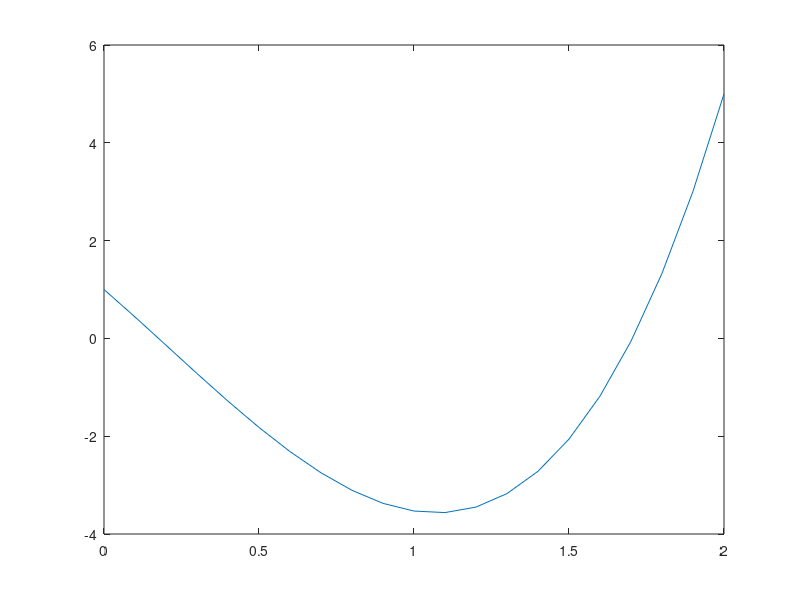

The MATLAB script that drew this image:
% Linear shooting
% Approximate the solution of y"=(-2/x)y'+(2/x^2)y+ sin(lnx)/x^2
% for 1<=x<=2 with y(1)=1 and y(2)=2.

 p = @(x) (x);  
 q = @(x) (-3);
 r = @(x) (3*x); 
 
 a=0; b=2; alpha =1; beta = 5;  n = 20;
   
 fprintf('   x          w\n');
 h = (b-a)/n;
 xT=0:h:2;
 u1 = alpha;
 u2 = 0;
 v1 = 0;
 v2 = 1;
 u = zeros(2,n);
 v = zeros(2,n);
 

 for i = 1 : n 
   x = a+(i-1)*h;
   t = x+0.5*h;
   k11 = h*u2;
   k12 = h*(p(x)*u2+q(x)*u1+r(x));
   k21 = h*(u2+0.5*k12);
   k22 = h*(p(t)*(u2+0.5*k12)+q(t)*(u1+0.5*k11)+r(t));
   k31 = h*(u2+0.5*k22);
   k32 = h*(p(t)*(u2+0.5*k22)+q(t)*(u1+0.5*k21)+r(t));
   t = x+h;
   k41 = h*(u2+k32);
   k42 = h*(p(t)*(u2+k32)+q(t)*(u1+k31)+r(t));
   u1 = u1+(k11+2*(k21+k31)+k41)/6;
   u2 = u2+(k12+2*(k22+k32)+k42)/6;

   k11 = h*v2;
   k12 = h*(p(x)*v2+q(x)*v1);
   t = x+0.5*h;
   k21 = h*(v2+0.5*k12);
   k22 = h*(p(t)*(v2+0.5*k12)+q(t)*(v1+0.5*k11));
   k31 = h*(v2+0.5*k22);
   k32 = h*(p(t)*(v2+0.5*k22)+q(t)*(v1+0.5*k21));
   t = x+h;
   k41 = h*(v2+k32);
   k42 = h*(p(t)*(v2+k32)+q(t)*(v1+k31));
   v1 = v1+(k11+2*(k21+k31)+k41)/6;
   v2 = v2+(k12+2*(k22+k32)+k42)/6;

   u(1,i) = u1;
   u(2,i) = u2;
   v(1,i) = v1;
   v(2,i) = v2;
 end
 
 w1(1) = alpha;
 z = (beta-u(1,n))/v(1,n);
 x = a;
 i = 0;
 fprintf('%5.4f   %11.8f \n', x, w1);
 
 for i = 1 : n 
   x = a+i*h;
   w1(i+1) = u(1,i)+z*v(1,i);
   w2(i+1) = u(2,i)+z*v(2,i);
   fprintf('%5.4f   %11.8f \n', x, w1);
 end

 plot(xT,w1)